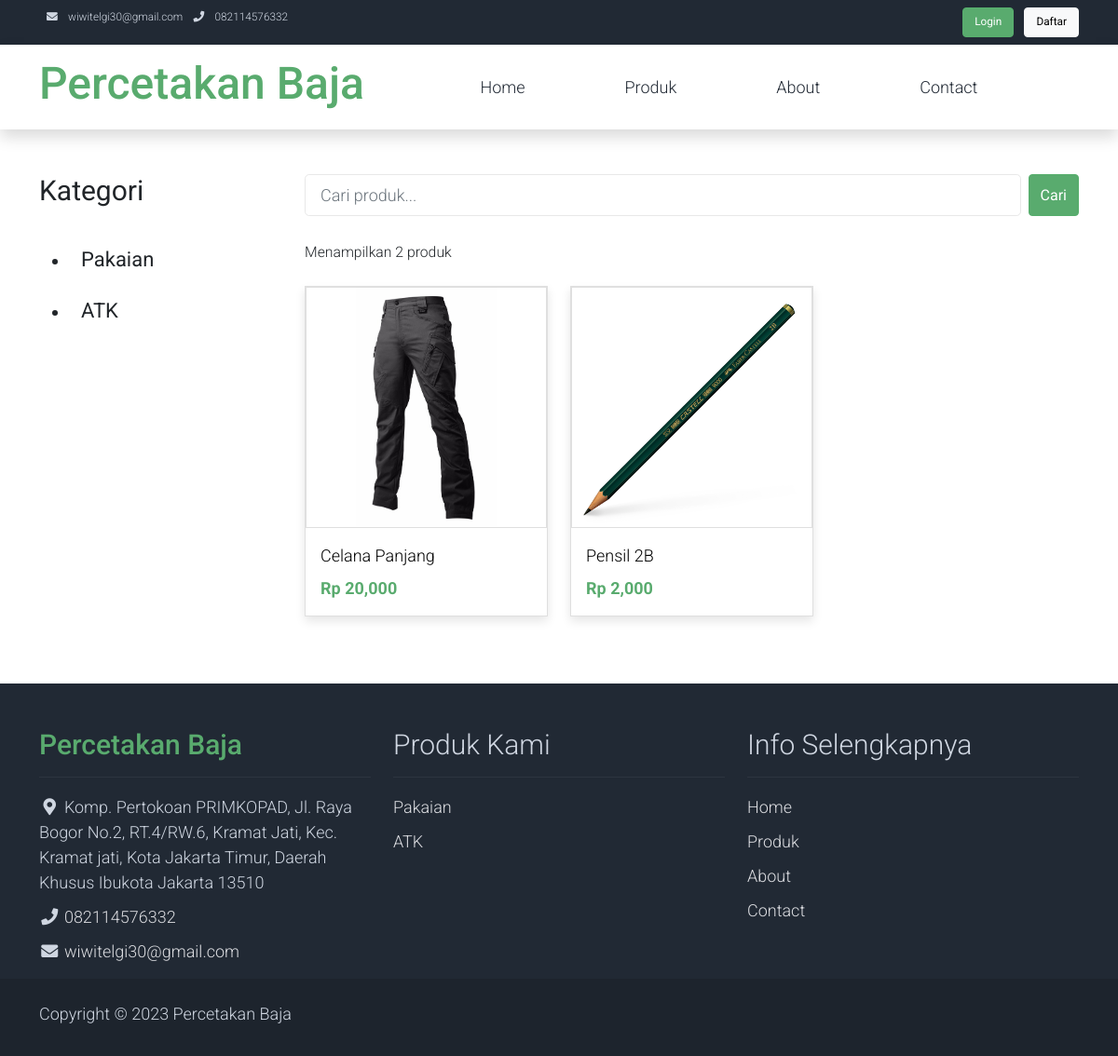
The app's page /index.php/produk with its own data.
### tables this page shows
CREATE TABLE IF NOT EXISTS `kategori_produk` (
  `id_kategori_produk` int NOT NULL AUTO_INCREMENT,
  `nama_kategori_produk` varchar(25) NOT NULL,
  PRIMARY KEY (`id_kategori_produk`)
);

CREATE TABLE IF NOT EXISTS `produk` (
  `id_produk` char(5) NOT NULL,
  `nama_produk` varchar(128) NOT NULL,
  `gambar` blob NOT NULL,
  `id_kategori_produk` int NOT NULL,
  `stok` int NOT NULL,
  `harga` decimal(10,0) NOT NULL,
  `deskripsi` text NOT NULL,
  `slug` varchar(255) NOT NULL,
  PRIMARY KEY (`id_produk`)
);

### application/controllers/Produk.php (called while the page is built, shortened)
<?php
class Produk extends CI_Controller {
    public function index()
    {
        $data = [
            'content'=>'pelanggan/produk',
            'kategori_produk' => $this->db->select('*')
                    ->get('kategori_produk')->result(),
            'produk' => $this->db->select('*')
                    ->from('produk as p')
                    ->join('kategori_produk as kp', 'kp.id_kategori_produk = p.id_kategori_produk')
                    ->like('nama_produk', $this->input->get('search'), 'both')
                    ->like('nama_kategori_produk', $this->input->get('kategori'), 'both')
                    ->get()->result(),
        ];
        $this->load->view('pelanggan/layouts/app', $data);
    }
}

### index.php (called while the page is built, shortened)
<?php
require_once BASEPATH.'core/CodeIgniter.php';

### application/views/pelanggan/produk.php (the view, shortened to what this page needs)
<div class="container py-5">
    <div class="row">
        <div class="col-lg-3">
            <form action="<?= base_url('produk') ?>" method="get">
            <h1 class="h2 pb-4 fw-normal">Kategori</h1>
            <ul class="list-styled templatemo-accordion">
                <?php foreach ($kategori_produk as $row): ?>
                <li>
                    <button onclick="this.form.submit()" name="kategori" value="<?= $row->nama_kategori_produk ?>" class="btn collapsed d-flex justify-content-between h3 text-decoration-none">
                        <?= $row->nama_kategori_produk ?>
                    </button>
                </li>
                <?php endforeach; ?>
            </ul>
            </form>
        </div>
        <div class="col-lg-9">
            <div class="row">
                <div class="col-md-12 pb-4">
                    <form action="<?= base_url('produk') ?>" method="get">
                    <div class="d-flex">
                        <input type="search" name="search" id="search" class="me-2 form-control form-control-lg" value="<?= $this->input->get('search') ?>" placeholder="Cari produk..." autocomplete="off">
                        <button type="submit" class="btn btn-success">Cari</button>
                    </div>
                    </form>
                </div>
            </div>
            <div class="mb-4">
                <small>
                    Menampilkan <?= count($produk) ?> produk
                </small>
            </div>
            <div class="row">
                <?php foreach ($produk as $row): ?>
                    <div class="col-md-4">
                        <div class="card mb-4 product-wap rounded-0">
                            <div class="card rounded-0">
                                <img class="card-img rounded-0 img-fluid" src="<?= base_url('assets/uploads/') . $row->gambar ?>">
                            </div>
                            <div class="card-body">
                                <a href="#" class="h3 text-decoration-none"><?= $row->nama_produk ?></a>
                                <ul class="w-100 list-unstyled d-flex justify-content-between mb-0">
                                </ul>
                                <p class="mb-0 fw-bold text-success">Rp <?= number_format($row->harga) ?></p>
                            </div>
                        </div>
                    </div>
                <?php endforeach; ?>
            </div>
        </div>
    </div>
</div>

### application/views/pelanggan/layouts/footer.php
<?php
$kategori_produk = $this->db->select('*')->get('kategori_produk')->result();
?>
<footer class="bg-dark" id="tempaltemo_footer">
        <div class="container">
            <div class="row">
                <div class="col-md-4 pt-5">
                    <h2 class="h2 text-success border-bottom pb-3 border-light logo">Percetakan Baja</h2>
                    <ul class="list-unstyled text-light footer-link-list">
                        <li>
                            <i class="fas fa-map-marker-alt fa-fw"></i>
                            Komp. Pertokoan PRIMKOPAD, Jl. Raya Bogor No.2, RT.4/RW.6, Kramat Jati, Kec. Kramat jati, Kota Jakarta Timur, Daerah Khusus Ibukota Jakarta 13510
                        </li>
                        <li>
                            <i class="fa fa-phone fa-fw"></i>
                            <a class="text-decoration-none" href="tel:082114576332">082114576332</a>
                        </li>
                        <li>
                            <i class="fa fa-envelope fa-fw"></i>
                            <a class="text-decoration-none" href="mailto:wiwitelgi30@gmail.com">wiwitelgi30@gmail.com</a>
                        </li>
                    </ul>
                </div>
                <div class="col-md-4 pt-5">
                    <h2 class="h2 text-light border-bottom pb-3 border-light">Produk Kami</h2>
                    <ul class="list-unstyled text-light footer-link-list">
                        <?php foreach ($kategori_produk as $kategori): ?>
                        <li><a class="text-decoration-none" href="<?= base_url('/produk?kategori=') . $kategori->nama_kategori_produk ?>"><?= $kategori->nama_kategori_produk ?></a></li>
                        <?php endforeach; ?>
                    </ul>
                </div>
                <div class="col-md-4 pt-5">
                    <h2 class="h2 text-light border-bottom pb-3 border-light">Info Selengkapnya</h2>
                    <ul class="list-unstyled text-light footer-link-list">
                        <li><a class="text-decoration-none" href="<?= base_url('/') ?>">Home</a></li>
                        <li><a class="text-decoration-none" href="<?= base_url('/produk') ?>">Produk</a></li>
                        <li><a class="text-decoration-none" href="<?= base_url('/about') ?>">About</a></li>
                        <li><a class="text-decoration-none" href="<?= base_url('/contact') ?>">Contact</a></li>
                    </ul>
                </div>
            </div>
        </div>
        <div class="w-100 bg-black py-3">
            <div class="container">
                <div class="row pt-2">
                    <div class="col-12">
                        <p class="text-left text-light">
                            Copyright &copy; <?= date('Y') ?> Percetakan Baja
                        </p>
                    </div>
                </div>
            </div>
        </div>
    </footer>

### assets/pelanggan/css/templatemo.css (style rules this page uses)
body, ul, li, p, a, label, input, div { font-family: 'Roboto', sans-serif; font-size: 18px !important; font-weight: 300 !important; }
.h2 { font-family: 'Roboto', sans-serif; font-size: 30px !important; font-weight: 300; }
.h3 { font-family: 'Roboto', sans-serif; font-size: 22px !important; }
.logo { font-weight: 500 !important; }
.text-success { color: #59ab6e !important; }
.text-light { color: #cfd6e1 !important; }
.bg-dark { background-color: #212934 !important; }
.bg-black { background-color: #1d242d !important; }
.btn-success { background-color: #59ab6e !important; border-color: #56ae6c !important; }
.product-wap { box-shadow: 0px 5px 10px 0px rgba(0, 0, 0, 0.10); }
.card.product-wap a { color: #000; }
.form-control { border: 1px solid #e8e8e8; }
#tempaltemo_footer a { color: #dcdde1; }
#tempaltemo_footer ul.footer-link-list li { padding-top: 10px; }
#tempaltemo_footer .border-light { border-color: #2d343f !important; }
.product-wap .h3, .product-wap li, .product-wap i, .product-wap p { font-size: 12px !important; }
@media (min-width: 992px) { .product-wap .h3, .product-wap li, .product-wap i, .product-wap p { font-size: 18px !important; } }

### records on screen
kategori_produk: nama_kategori_produk "Pakaian"
kategori_produk: nama_kategori_produk "ATK"
produk: gambar (picture), nama_produk "Celana Panjang", harga "20,000"
produk: gambar (picture), nama_produk "Pensil 2B", harga "2,000"

### other values on screen
count($produk) "2"
